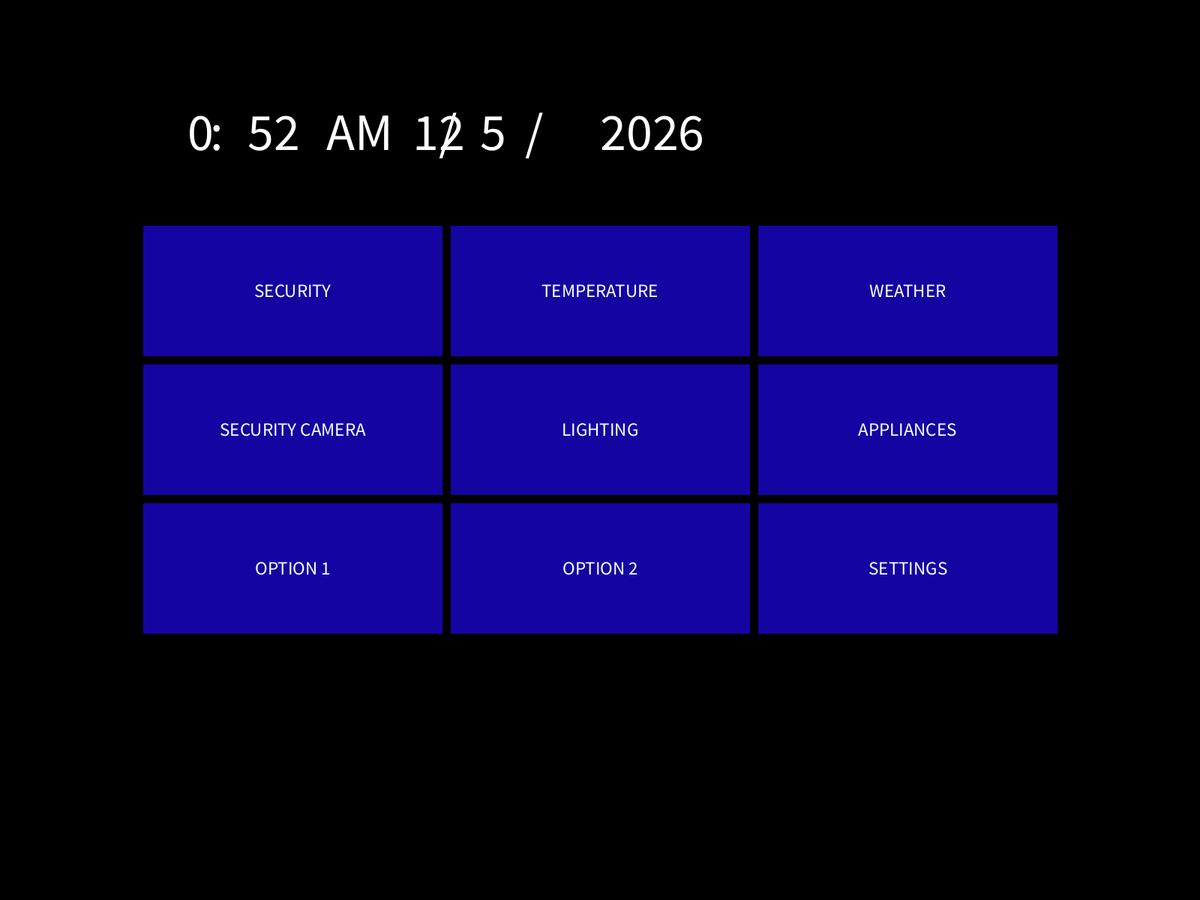
Frame 1 (no input)
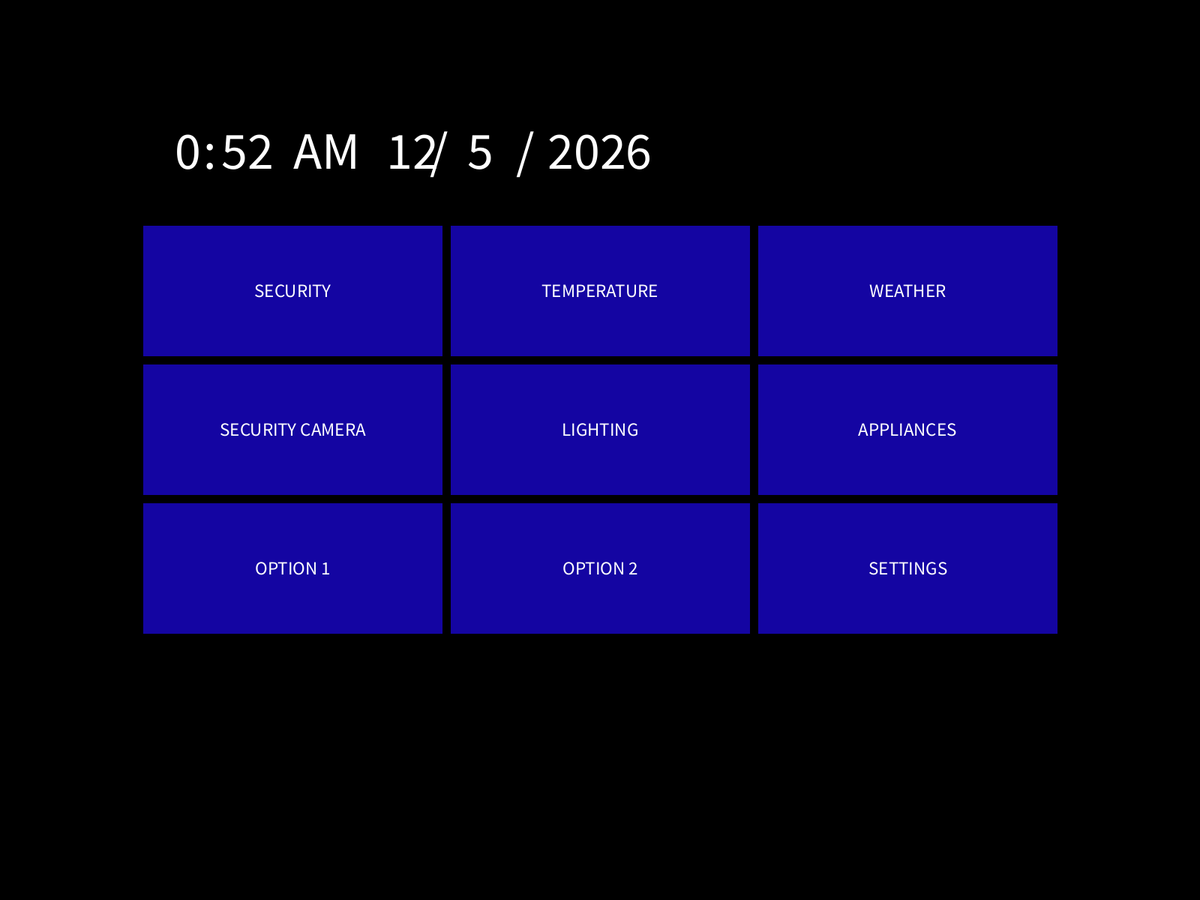
Frame 60 (the mouse pressed at the canvas centre just before this capture)
Frame 120 (the mouse held since frame 60 and released just before this capture): identical to frame 60, image omitted

The Processing sketch that drew these frames (run headless with seeded random() and noise(); from frame 60 on, the mouse is pressed at the canvas centre):

// Processing sketch: homeSecGUIv1
// ── homeSecGUIv1.pde
int menuChoose, password, secureX = 1600, secureY = 1200, correctPassword = 20;
int currentHour,currentMinute, currentSecond, currentDay, currentMonth, currentYear;
boolean buttonPressed = false, passwordCorrect;
void setup()
{
  //fullScreen();
  size(1600,1200);
  background(0);
  menuChoose = 0;
  password = 0;
  passwordCorrect = false;
  
}
void draw()
{
  
  switch(menuChoose)
  {
    case 0:
    menuChoose = menu();
    break;
    case 1:
    menuChoose = security();
    break;
    case 2:
    menuChoose = temperature();
    break;
    case 3:
    menuChoose = weather();
    break;
    case 4:
    menuChoose = settingz();
    break;
    case 5:
    menuChoose = disarm();
    break;
    case 6:
    menuChoose = arm();
    break;
  }
  println("Hour: ", currentHour);
  println("Minute: ", currentMinute);
  println("Second: ", currentSecond);
}
void mousePressed()
{
  
}

void showCurrentTime()
{
  currentHour = hour();
  currentMinute = minute();
  currentSecond = second();
  currentYear = year();
  currentMonth = month();
  currentDay = day();
  
  textSize(70);
  fill(255);
  text(currentHour, 250, 200);
  textSize(70);
  fill(255);
  text(":", 280, 200);
  textSize(70);
  fill(255);
  text(currentMinute, 330, 200);
  
  if(currentHour < 12)
  {
    textSize(70);
    fill(255);
    text("AM", 435, 200);
  }
  else
  {
    textSize(70);
    fill(255);
    text("PM", 435, 200);
  }
  
  textSize(70);
  fill(255);
  text(currentMonth, 550, 200);
  textSize(70);
  fill(255);
  text("/", 585, 200);
  textSize(70);
  fill(255);
  text(currentDay, 640, 200);
  textSize(70);
  fill(255);
  text("/", 700, 200);
  textSize(70);
  fill(255);
  text(currentYear,800, 200);
  
  /*textSize(70);
  fill(255);
  text(currentSecond, 425, 200);*/
 
}

// ── Buttons.pde
class Button
{
  int x,y,wide,high,link;
  color myColor,myDarkColor;
  String buttonText;
  boolean isButtonPressed = true;
  
  Button(int xpos, int ypos, int w, int h, color c,String s, int l)
  {
    x = xpos;
    y = ypos;
    wide = w;
    high = h;
    myColor = c;
    buttonText = s;
    link = l;
    myDarkColor = lerpColor(0,myColor,0.6);
    
  }
  void display()
  {
    if(isButtonPressed == true)
    {
      fill(myColor);
      rect(x,y,wide,high);
      
      fill(255);
      textSize(25);
      textAlign(CENTER,CENTER);
      text(buttonText,x,y,wide,high);
    }
    else
    {
      fill(myDarkColor);
      rect(x,y,wide,high);
    }
  }
  boolean isMouseOver()
  {
    if(mouseX > x && mouseX <(x + wide) && mouseY > y && mouseY < (y + high))
    {
      return true;
    }
    else
    return false;
  }
  
}

// ── Main.pde
int menu()
{
  println("Main Menu Page");
  fill(0);
  rect(0,0,1600,1200);
  int buttonCounter, menulink = 0;
  Button [] buttons = new Button[9];
  int securityLink = 1, temperatureLink = 2, weatherLink = 3, settingLink = 4;
  int stateSelector = 0, counter = 0;
  int buttonOneX = 190,buttonTwoX = 600, buttonThreeX = 1010;
  int buttonOneY = 300, buttonTwoY = 485, buttonThreeY = 670;
  String buttonOneText = "SECURITY", buttonTwoText = "TEMPERATURE", buttonThreeText = "WEATHER";
  String buttonFourText = "SETTINGS";
  int buttonWidth = 400;
  int buttonHeight = 175;
  color buttonColor = #1405A2;
  boolean buttonPressed = false;

  buttons[0] = new Button(buttonOneX,buttonOneY,buttonWidth,buttonHeight,buttonColor, buttonOneText,securityLink);
  buttons[1] = new Button(buttonTwoX,buttonOneY,buttonWidth,buttonHeight,buttonColor, buttonTwoText,temperatureLink);
  buttons[2] = new Button(buttonThreeX,buttonOneY,buttonWidth,buttonHeight,buttonColor, buttonThreeText,weatherLink);
  buttons[3] = new Button(buttonThreeX,buttonThreeY,buttonWidth,buttonHeight,buttonColor, buttonFourText,settingLink);
  buttons[4] = new Button(buttonOneX,buttonTwoY,buttonWidth,buttonHeight,buttonColor, "SECURITY CAMERA",settingLink);
  buttons[5] = new Button(buttonTwoX,buttonTwoY,buttonWidth,buttonHeight,buttonColor, "LIGHTING",settingLink);
  buttons[6] = new Button(buttonThreeX,buttonTwoY,buttonWidth,buttonHeight,buttonColor,"APPLIANCES",settingLink);
  buttons[7] = new Button(buttonOneX,buttonThreeY,buttonWidth,buttonHeight,buttonColor, "OPTION 1",settingLink);
  buttons[8] = new Button(buttonTwoX,buttonThreeY,buttonWidth,buttonHeight,buttonColor, "OPTION 2",settingLink);
  
  showCurrentTime();
   
  for(Button currentButton : buttons)
  {
    currentButton.display();
  }
  buttonPressed = mousePressed;
  
  if((buttonPressed == true)&&(buttons[0].isMouseOver() == true))
  {
    stateSelector = securityLink;
    delay(500);
  }
  else if((buttonPressed == true)&&(buttons[1].isMouseOver() == true))
  {
    stateSelector = temperatureLink;
    delay(500);
  }
  else if((buttonPressed == true)&&(buttons[2].isMouseOver() == true))
  {
    stateSelector = weatherLink;
    delay(500);
  }
  else if((buttonPressed == true)&&(buttons[3].isMouseOver() == true))
  {
    stateSelector = settingLink;
    delay(500);
  }
  else
    stateSelector = 0;
    
  buttonPressed = false;
  println("Main Menu Return",stateSelector);
  return stateSelector;
}

// ── Security.pde
int security()
{
  fill(0);
  rect(0,0,1600,1200);
  int secButtonCounter,secStateSelector = 0,armLink = 6, preferencesLink = 0;
  boolean secButtonPressed = false;
  println("Security Page");
  Button [] inSecButtons = new Button[3];
  inSecButtons[0] = new Button(200,300,1200,300,#1405A2, "ARM SYSTEM",armLink);
  inSecButtons[1] = new Button(200,800,400,200,#1405A2, "BACK",preferencesLink);
  inSecButtons[2] = new Button(1000,800,400,200,#1405A2, "INFO",preferencesLink);
  
  showCurrentTime();
  
  for(Button currentSecButton : inSecButtons)
  {
    currentSecButton.display();
  }
  
  secButtonPressed = mousePressed;
  
  if((secButtonPressed == true)&&(inSecButtons[0].isMouseOver() == true))
  {
    secStateSelector = armLink;
    delay(400);
  }
  else if((secButtonPressed == true)&&(inSecButtons[1].isMouseOver() == true))
  {
    secStateSelector = preferencesLink;
    delay(500);
  }
  else
    secStateSelector = 1;
  
  secButtonPressed = false;
  println("Security Return",secStateSelector);
  return secStateSelector;
}

int arm()
{
  fill(0);
  rect(0,0,1600,1200);
  int armStateSelector = 6, disarmLink = 5, backSecurityLink = 1;
  boolean armButtonPressed = false;
  println("Security Arm Page");
  
  Button [] inArmButtons = new Button[2];
  inArmButtons[0] = new Button(200,300,1200,300,#830707, "DISARM",disarmLink);
  inArmButtons[1] = new Button(200,800,400,200,#1405A2, "BACK",backSecurityLink); 
  
  showCurrentTime();

  for(Button currentArmButton : inArmButtons)
  {
    currentArmButton.display();
  }
  
  armButtonPressed = mousePressed;
  
  if((armButtonPressed == true)&&(inArmButtons[0].isMouseOver() == true))
  {
    armStateSelector = disarmLink;
    delay(500);
  }
  else if((armButtonPressed == true)&&(inArmButtons[1].isMouseOver() == true))
  {
    armStateSelector = backSecurityLink;
    delay(500);
  }
  else
    armStateSelector = 6;
    
  println("Disarm Return",armStateSelector);
  return armStateSelector;
}

int disarm()
{
  int disarmStateSelector = 0, inDisarm = 5, checkPassword;
  
  fill(0);
  rect(0,0,1600,1200);
  
  int keyLink1 = 1, keyLink2 = 2, keyLink3 = 3, keyLink4 = 4, keyLink5 = 5, keyLink6 = 6;
  int keyLink7 = 7, keyLink8 = 8, keyLink9 = 9, keyLinkHash = 0, keyLink0 = 0, armBackLink = 6;
  int backKeySecurity = 1;
  
  boolean disButtonPressed = false;
 
  Button [] keyButtons = new Button[13];
  keyButtons[0] = new Button(550,250,150,150,#1405A2, "1", keyLink1);
  keyButtons[1] = new Button(710,250,150,150,#1405A2, "2", keyLink2);
  keyButtons[2] = new Button(870,250,150,150,#1405A2, "3", keyLink3);
  keyButtons[3] = new Button(550,410,150,150,#1405A2, "4", keyLink4);
  keyButtons[4] = new Button(710,410,150,150,#1405A2, "5", keyLink5);
  keyButtons[5] = new Button(870,410,150,150,#1405A2, "6", keyLink6);
  keyButtons[6] = new Button(550,570,150,150,#1405A2, "7", keyLink7);
  keyButtons[7] = new Button(710,570,150,150,#1405A2, "8", keyLink8);
  keyButtons[8] = new Button(870,570,150,150,#1405A2, "9", keyLink9);
  keyButtons[9] = new Button(550,730,150,150,#1405A2, "CLEAR", keyLinkHash);
  keyButtons[10] = new Button(710,730,150,150,#1405A2, "0", keyLink0);
  keyButtons[11] = new Button(870,730,150,150,#1405A2, "ENTER", 0);
  keyButtons[12] = new Button(150,950,400,150,#1405A2, "BACK", armBackLink);
  
  showCurrentTime();
  
  for(Button currentDisButton : keyButtons)
  {
    currentDisButton.display();
  }
  
  disButtonPressed = mousePressed;
  
  if((disButtonPressed == true)&&(keyButtons[0].isMouseOver() == true))
  {
    password = password + keyLink1;
    disarmStateSelector = 5;
    delay(250);
  }
  else if((disButtonPressed == true)&&(keyButtons[1].isMouseOver() == true))
  {
    password =password + keyLink2;
    disarmStateSelector = 5;
    delay(250);
  }
  else if((disButtonPressed == true)&&(keyButtons[2].isMouseOver() == true))
  {
    password = password + keyLink3;
    disarmStateSelector = 5;
    delay(250);
  }
  else if((disButtonPressed == true)&&(keyButtons[3].isMouseOver() == true))
  {
    password = password + keyLink4;
    disarmStateSelector = 5;
    delay(250);
  }
  else if((disButtonPressed == true)&&(keyButtons[4].isMouseOver() == true))
  {
    password = password + keyLink5;
    disarmStateSelector = 5;
    delay(250);
  }
  else if((disButtonPressed == true)&&(keyButtons[5].isMouseOver() == true))
  {
    password = password + keyLink6;
    disarmStateSelector = 5;
    delay(250);
  }
  else if((disButtonPressed == true)&&(keyButtons[6].isMouseOver() == true))
  {
    password = password + keyLink7;
    disarmStateSelector = 5;
    delay(250);
  }
  else if((disButtonPressed == true)&&(keyButtons[7].isMouseOver() == true))
  {
    password = password + keyLink8;
    disarmStateSelector = 5;
    delay(250);
  }
  else if((disButtonPressed == true)&&(keyButtons[8].isMouseOver() == true))
  {
    password = password + keyLink9;
    disarmStateSelector = 5;
    delay(250);
  }
  else if((disButtonPressed == true)&&(keyButtons[9].isMouseOver() == true))
  {
    password = 0;
    disarmStateSelector = 5;
    delay(250);
  }
  else if((disButtonPressed == true)&&(keyButtons[10].isMouseOver() == true))
  {
    password = password + keyLink0;
    disarmStateSelector = 5;
    delay(250);
  }
  
  if((disButtonPressed == true)&&(keyButtons[12].isMouseOver() == true))
  {
    disarmStateSelector = armBackLink;
    delay(250);
  }
  else
    disarmStateSelector = 5;
  
  if((disButtonPressed == true)&&(keyButtons[11].isMouseOver() == true))
  {
    checkPassword = password;
    passwordCorrect = passCheck(checkPassword);
    
    if(passwordCorrect)
    {
      disarmStateSelector = backKeySecurity;
    }
    else
      disarmStateSelector = 5;
    
    delay(250);
  }
  
  println("Disarm Return",disarmStateSelector);
  disButtonPressed = false;
  println("Password: ", password, passwordCorrect);
  return disarmStateSelector;
}

boolean passCheck(int passIn)
{
  if(passIn == correctPassword)
  return true;
  else
  return false;
}

// ── Settings.pde
int settingz()
{
  fill(0);
  rect(0,0,1600,1200);
  int satButtonCounter,setStateSelector = 0;
  boolean setButtonPressed = false;
  println("Settings Page");
  Button [] inSetButtons = new Button[2];
  inSetButtons[0] = new Button(200,200,500,200,#1405A2, "SETTINGS",5);
  inSetButtons[1] = new Button(200,450,500,200,#1405A2, "PREFERENCES",6); 
  
  for(Button currentSetButton : inSetButtons)
  {
    currentSetButton.display();
  }
  println("Settings Page");
  return 2;
}

// ── Temp.pde
int temperature()
{
  fill(0);
  rect(0,0,1600,1200);
  int tempButtonCounter,tempStateSelector = 0;
  boolean tempButtonPressed = false;
  
  Button [] inTempButtons = new Button[2];
  inTempButtons[0] = new Button(200,200,500,200,#1405A2, "TEMPERATURE",5);
  inTempButtons[1] = new Button(200,450,500,200,#1405A2, "PREFERENCES",6); 
  
  for(Button currentTempButton : inTempButtons)
  {
    currentTempButton.display();
  }
  println("Temperature Page");
  return 3;
}

// ── Weather.pde
int weather()
{
  println("Weather Page");
  return 4;
}
